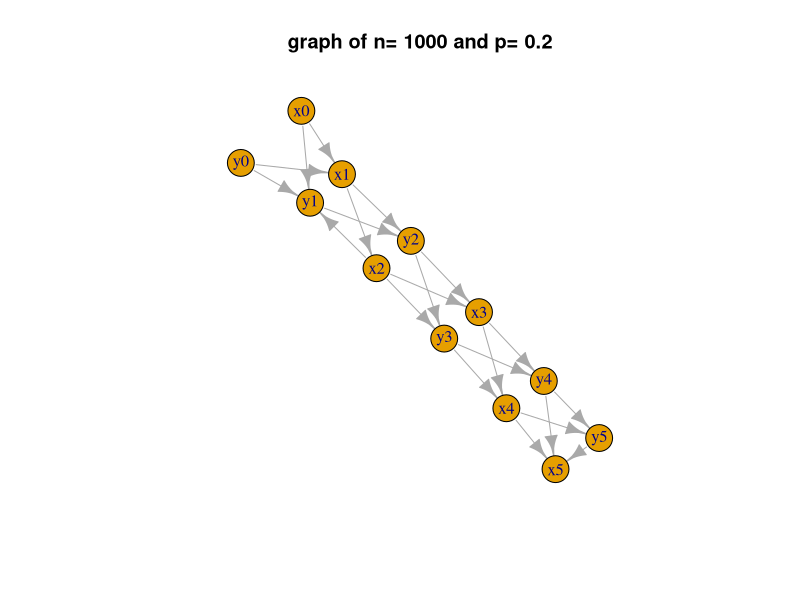
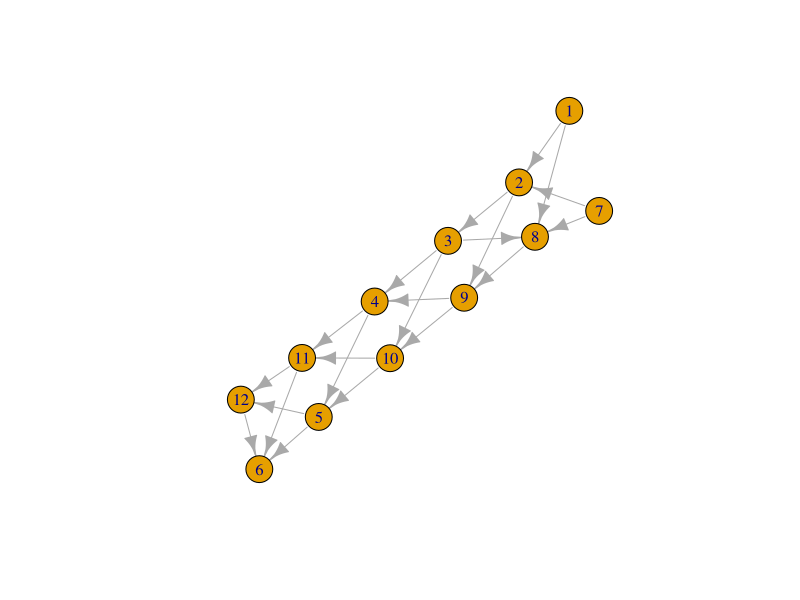
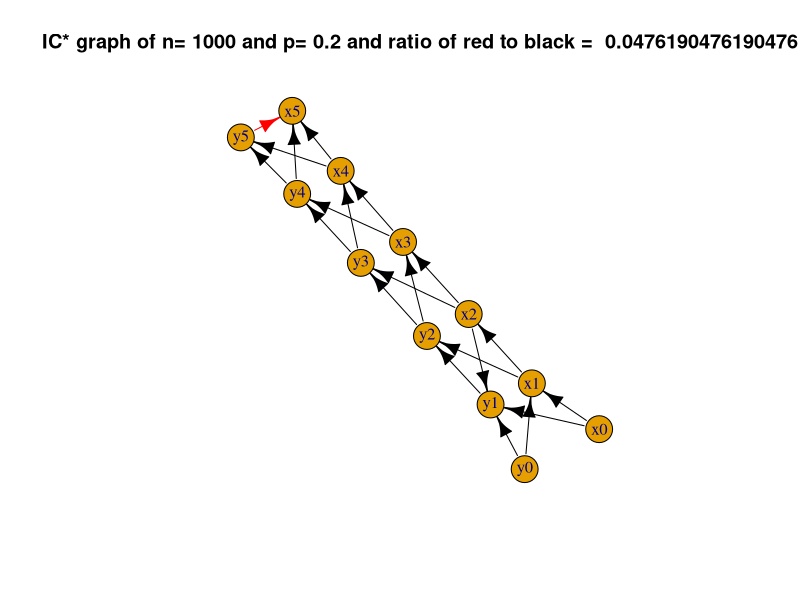

Generate these figures, in order, with R:
library(igraph)

realmat <- matrix(0,12,12)

realmat[1,2] <- 1
realmat[2,3] <- 1
realmat[3,4] <- 1
realmat[4,5] <- 1
realmat[5,6] <- 1


realmat[7,2] <- 1
realmat[8,3] <- 1
realmat[9,4] <- 1
realmat[10,5] <- 1
realmat[11,6] <- 1


realmat[1,8] <- 1
realmat[2,9] <- 1
realmat[3,10] <- 1
realmat[4,11] <- 1
realmat[5,12] <- 1


realmat[7,8] <- 1
realmat[8,9] <- 1
realmat[9,10] <- 1
realmat[10,11] <- 1
realmat[11,12] <- 1

nn = 1000

datamat <- matrix(0, nn, 12) #n = 100
errormat <- matrix(0, nn, 12) #n = 100 #p=0.05, 0.2
datamat[,1] <- rbinom(nn, 1, 0.25) #n=100 
datamat[,7] <- rbinom(nn, 1, 0.25) #n=100 

prob = 0.2
for(i in 1:12){
	errormat[,i] <- rbinom(nn, 1, prob)	
}	

x <- datamat[,1] | datamat[,7]
datamat[(x == T & errormat[,1] == 1),2] <- 0
datamat[(x == T & errormat[,1] == 0),2] <- 1
datamat[(x == F & errormat[,1] == 1),2] <- 1
datamat[(x == F & errormat[,1] == 0),2] <- 0

for(i in 2:6){
	j = i+6
	x <- datamat[,(i-1)] | datamat[,(j-1)]
	datamat[(x == T & errormat[,(i-1)] == 1),i] <- 0
	datamat[(x == T & errormat[,(i-1)] == 0),i] <- 1
	datamat[(x == F & errormat[,(i-1)] == 1),i] <- 1
	datamat[(x == F & errormat[,(i-1)] == 0),i] <- 0
	
	datamat[(x == T & errormat[,(j-1)] == 1),j] <- 0
	datamat[(x == T & errormat[,(j-1)] == 0),j] <- 1
	datamat[(x == F & errormat[,(j-1)] == 1),j] <- 1
	datamat[(x == F & errormat[,(j-1)] == 0),j] <- 0
}	
	

respmat <- matrix(0, 12, 12)
sepsets <- matrix(0, 12, 12)
sepsets <- as.data.frame(sepsets)
for(i in 1:12){
	for(j in i:12){
		#print(i)
		#print(j)
		tmat <- matrix(0, 2, 2)
		tmat[1,1] <- sum(datamat[,i] == 0 & datamat[,j] == 0)
		tmat[1,2] <- sum(datamat[,i] == 1 & datamat[,j] == 0)
		tmat[2,1] <- sum(datamat[,i] == 0 & datamat[,j] == 1)
		tmat[2,2] <- sum(datamat[,i] == 1 & datamat[,j] == 1)
		pv <- chisq.test(tmat)$p.val
		
		if(pv < 0.05){ #they are associated
			xv <- 1:12
			vtolook <- xv[-i]
			vtolook <- vtolook[vtolook!=j]
			res <- matrix(0, 10, 10)
			for(k in 1:9){
				for(m in k:10){
					stratvar <- datamat[,vtolook[k]]
					stratvar2 <- datamat[,vtolook[m]]
					#zeros <- cbind(datamat[stratvar == 0,i], datamat[stratvar==0, j])
					#firsts <- cbind(datamat[stratvar == 1,i], datamat[stratvar==1, j])
					zeros <- cbind(datamat[stratvar==0 & stratvar2==0,i], datamat[stratvar==0 & stratvar2==0,j])
					zeroone <- cbind(datamat[stratvar==0&stratvar2==1,i], datamat[stratvar==0 & stratvar2==1,j])
					onezero <- cbind(datamat[stratvar==1&stratvar2==0,i], datamat[stratvar==1 & stratvar2==0,j])
					firsts <- cbind(datamat[stratvar==1 & stratvar2==1,i], datamat[stratvar==1 & stratvar2==1,j])
				
					zmat <- matrix(0, 2, 2)
					zmat[1,1] <- sum(zeros[,1] == 0 & zeros[,2] == 0) + 1
					zmat[1,2] <- sum(zeros[,1] == 1 & zeros[,2] == 0) + 1
					zmat[2,1] <- sum(zeros[,1] == 0 & zeros[,2] == 1) + 1
					zmat[2,2] <- sum(zeros[,1] == 1 & zeros[,2] == 1) + 1
					zpv <- chisq.test(zmat)$p.val
				
					zomat <- matrix(0,2,2)
					zomat[1,1] <- sum(zeroone[,1] == 0 & zeroone[,2] == 0) + 1
					zomat[1,2] <- sum(zeroone[,1] == 1 & zeroone[,2] == 0) + 1
					zomat[2,1] <- sum(zeroone[,1] == 0 & zeroone[,2] == 1) + 1
					zomat[2,2] <- sum(zeroone[,1] == 1 & zeroone[,2] == 1) + 1
					zopv <- chisq.test(zomat)$p.val
					
					ozmat <- matrix(0,2,2)
					ozmat[1,1] <- sum(onezero[,1] == 0 & onezero[,2] == 0) + 1
					ozmat[1,2] <- sum(onezero[,1] == 1 & onezero[,2] == 0) + 1
					ozmat[2,1] <- sum(onezero[,1] == 0 & onezero[,2] == 1) + 1
					ozmat[2,2] <- sum(onezero[,1] == 1 & onezero[,2] == 1) + 1
					ozpv <- chisq.test(ozmat)$p.val
				
					fmat <- matrix(0,2,2)
					fmat[1,1] <- sum(firsts[,1] == 0 & firsts[,2] == 0) + 1
					fmat[1,2] <- sum(firsts[,1] == 1 & firsts[,2] == 0) + 1
					fmat[2,1] <- sum(firsts[,1] == 0 & firsts[,2] == 1) + 1
					fmat[2,2] <- sum(firsts[,1] == 1 & firsts[,2] == 1) + 1
					fpv <- chisq.test(fmat)$p.val
				
					pvs <- c(zpv, fpv, zopv, ozpv)
					res[k,m] <- sum(pvs <= 0.05)/4	

					if(res[k,m] == 0){ #then vtolook[k] and vtolook[m] are sep sets for i and j
						if(sepsets[i,j] == 0 | sepsets[i,j] == "0"){
							sepsets[i,j] <- paste(vtolook[k], ",", vtolook[m], "|", sep = "")
						}
						else{
							sepsets[i,j] <- paste(sepsets[i,j], vtolook[k], ",", vtolook[m], "|", sep = "")
						}
					}
					
					#if(zpv <= 0.05 & fpv <= 0.05){ #are associated
					#	res[k] <- 1
					#}	
					#else if(zpv > 0.05 & fpv > 0.05){ #are not associated
					#	res[k] <- 0	
					#}
					#else{
					#	res[k] <- 0.5	
					#}		
				}
				
			}	
			#respmat[i,j] <- sum(res)
			if(sum(res == 0) > 46){ #then zero at [i,j] else 1
				respmat[i,j] <- 0
			}else{
				respmat[i,j] <- 1
			}
	
				
		}else{ #not associated
			#do nothing
		}	
			
	}
}	

respmat
for(i in 1:12){
	if(respmat[i,i] == 1){
		respmat[i,i] <- 0	
	}		
}	
sepsets

utrealmat <- realmat
utrealmat[2,7] <- 1
utrealmat[3,8] <- 1
utrealmat[4,9] <- 1
utrealmat[5,10] <- 1
utrealmat[6,11] <- 1
utrealmat[7,2] <- 0
utrealmat[8,3] <- 0
utrealmat[9,4] <- 0
utrealmat[10,5] <- 0
utrealmat[11,6] <- 0

#h0: independent
#hA: not independent

#the higher the number in respmat, the more associated they are.


fullrespmat <- respmat
for(i in 1:11){
	for(j in (i+1):12){
		if(respmat[i,j] == 1){
			fullrespmat[j,i] <- 1
		}
	}		
}

#for each pair of non adjacent variables a and b with common neighbor c, check if c in Sab
#if it is, then continue
#if it is not, then point arrows a -> c <- b
#ufullrespmat <- fullrespmat
#index <- 1:12
#for(i in 1:11){
#	for(j in (i+1):12){
#		if(respmat[i,j] == 0){
#			ineighb <- index[fullrespmat[i,] ==1]
#			jneighb <- index[fullrespmat[j,] ==1]
#			#if(length(ineighb) <= length(jneighb){
#				if((sum(ineighb %in% jneighb) >= 2 | sum(jneighb %in% ineighb) >= 2) & (nchar(sepsets[i,j]) == 1)){
#					next
#				}
#				if(sum(ineighb %in% jneighb) >= 2){
#					ss <- ineighb[ineighb %in% jneighb]
#					rss <- sepsets[i,j]
#					smat <- matrix(0, 2, as.integer(nchar(rss)/4))
#					start <- 0
#					ki <- 1
#					for(k in 1:(as.integer(nchar(rss)))){
#						if(substr(rss, k, k) == ","){
#							smat[1,ki] <- as.numeric(substr(rss, (start+1), (k-1)))
#							start <- k
#						}
#						if(substr(rss, k, k) == "|"){
#							smat[2,ki] <- as.numeric(substr(rss, (start+1), (k-1)))
#							start <- k
#							ki <- ki+1
#						}
#			
#						#ki <- (k-1)*4 + 1
#						#smat[1,k] <- as.numeric(substr(rss, ki, ki))
#						#smat[2,k] <- as.numeric(substr(rss, (ki+2), (ki+2)))
#					}
#					for(k in 1:(length(ss)-1)){
#						for(m in (k+1):length(ss)){
#							if(sum(smat[1,] == ss[k] & smat[2,] == ss[m]) >= 1){
#								#do nothing
#							}else{
#								ufullrespmat[i, ss[k]] <- 1
#								ufullrespmat[i, ss[m]] <- 1
#								ufullrespmat[j, ss[k]] <- 1
#								ufullrespmat[j, ss[m]] <- 1
#								ufullrespmat[ss[k], i] <- 0
#								ufullrespmat[ss[m], i] <- 0
#								ufullrespmat[ss[k], j] <- 0
#								ufullrespmat[ss[m], j] <- 0
#							}
#						}
#					}		
#				}#otherwise, no common neighbors.
#			#}else{
#			#	if(sum(jneighb %in% ineighb) >= 2){
#			#	
#			#	}
#			#}
#		}
#	}
#}

#redo, check c's one at a time
ufullrespmat <- fullrespmat
index <- 1:12
for(i in 1:11){
	for(j in (i+1):12){
		if(respmat[i,j] == 0){
			ineighb <- index[fullrespmat[i,] ==1]
			jneighb <- index[fullrespmat[j,] ==1]
			ss <- ineighb[ineighb %in% jneighb]
			if(length(ss) == 0){
				next	
			}	
			rss <- sepsets[i,j]
			smat <- matrix(0, 2, as.integer(nchar(rss)/4))
			start <- 0
			ki <- 1
			for(k in 1:(as.integer(nchar(rss)))){
				if(substr(rss, k, k) == ","){
					smat[1,ki] <- as.numeric(substr(rss, (start+1), (k-1)))
					start <- k
				}
				if(substr(rss, k, k) == "|"){
					smat[2,ki] <- as.numeric(substr(rss, (start+1), (k-1)))
					start <- k
					ki <- ki+1
				}
	
				#ki <- (k-1)*4 + 1
				#smat[1,k] <- as.numeric(substr(rss, ki, ki))
				#smat[2,k] <- as.numeric(substr(rss, (ki+2), (ki+2)))
			}
			for(k in 1:length(ss)){
				if(!(ss[k] %in% smat)){
					ufullrespmat[i,ss[k]] <- 1
					ufullrespmat[j,ss[k]] <- 1
					ufullrespmat[ss[k],i] <- 0
					ufullrespmat[ss[k],j] <- 0		
				}	 	
			}	
			
		}
	}		
}

#r1
ufrm <- ufullrespmat
for(i in 1:11){
	for(j in (i+1):12){
		if(ufrm[i,j] == ufrm[j,i] & ufrm[i,j] == 1){
			print(paste(i,j))
			ipar <- index[ufrm[,i]==1]
			if(length(ipar) ==0){
				next
			}
			for(k in 1:length(ipar)){
				if(ipar[k] == j){
					next
				}
				if(ufrm[i, ipar[k]] == 0){ #directed edge from parent to i
					ufrm[i,j] <- 1
					ufrm[j,i] <- 0
				}
			}
			jpar <- index[ufrm[,j] ==1]
			if(length(jpar) ==0){
				next
			}
			for(k in 1:length(jpar)){
				if(jpar[k] == i){
					next
				}
				if(ufrm[j, jpar[k]] == 0){ #directed edge from parent to j
					ufrm[j,i] <- 1
					ufrm[i,j] <- 0
				}
			}
		}
	}
}
#I find that after R1, all edges are directed in every case.

#prints undirected edges
for(i in 1:11){
	for(j in (i+1):12){
		if(ufrm[i,j] == ufrm[j,i] & ufrm[i,j] == 1){
			print(paste(i,j))
		}
	}
}
#no edges printed (when nn=1000)!

g1 <- graph.adjacency(realmat, mode = "directed") #what the graph *should be*
#plot(g1)

rownames(ufrm) <- c("x0", "x1", "x2", "x3", "x4", "x5", "y0", "y1", "y2", "y3", "y4", "y5")
colnames(ufrm) <- c("x0", "x1", "x2", "x3", "x4", "x5", "y0", "y1", "y2", "y3", "y4", "y5")

g2 <- graph.adjacency(ufrm, mode = "directed")
plot(g2, main = paste("graph of n=", nn, "and p=", prob)) #end result after IC algo







#IC* algo
ufrm2 <- fullrespmat
index <- 1:12
for(i in 1:11){
	for(j in (i+1):12){
		if(respmat[i,j] == 0){
			ineighb <- index[fullrespmat[i,] ==1]
			jneighb <- index[fullrespmat[j,] ==1]
			ss <- ineighb[ineighb %in% jneighb]
			if(length(ss) == 0){
				next	
			}	
			rss <- sepsets[i,j]
			smat <- matrix(0, 2, as.integer(nchar(rss)/4))
			start <- 0
			ki <- 1
			for(k in 1:(as.integer(nchar(rss)))){
				if(substr(rss, k, k) == ","){
					smat[1,ki] <- as.numeric(substr(rss, (start+1), (k-1)))
					start <- k
				}
				if(substr(rss, k, k) == "|"){
					smat[2,ki] <- as.numeric(substr(rss, (start+1), (k-1)))
					start <- k
					ki <- ki+1
				}
	
				#ki <- (k-1)*4 + 1
				#smat[1,k] <- as.numeric(substr(rss, ki, ki))
				#smat[2,k] <- as.numeric(substr(rss, (ki+2), (ki+2)))
			}
			for(k in 1:length(ss)){
				if(!(ss[k] %in% smat)){
					ufrm2[i,ss[k]] <- 1
					ufrm2[j,ss[k]] <- 1
					ufrm2[ss[k],i] <- 0
					ufrm2[ss[k],j] <- 0		
				}	 	
			}	
			
		}
	}		
}

#r1
for(i in 1:11){
	for(j in (i+1):12){
		if(ufrm2[i,j] == ufrm2[j,i] & ufrm2[i,j] == 1){
			print(paste(i,j))
			ipar <- index[ufrm2[,i]==1]
			if(length(ipar) ==0){
				next
			}
			for(k in 1:length(ipar)){
				if(ipar[k] == j){
					next
				}
				if(ufrm2[i, ipar[k]] == 0){ #directed edge from parent to i
					ufrm2[i,j] <- 2
					ufrm2[j,i] <- 0
				}
			}
			jpar <- index[ufrm[,j] ==1]
			if(length(jpar) ==0){
				next
			}
			for(k in 1:length(jpar)){
				if(jpar[k] == i){
					next
				}
				if(ufrm2[j, jpar[k]] == 0){ #directed edge from parent to j
					ufrm2[j,i] <- 2 #had this as 1?? double check
					ufrm2[i,j] <- 0
				}
			}
		}
	}
}
#where a 2 represents -*->

#prints undirected edges
for(i in 1:11){
	for(j in (i+1):12){
		if(ufrm2[i,j] == ufrm2[j,i] & ufrm2[i,j] == 1){
			print(paste(i,j))
		}
	}
}

ufrm2s <- ufrm2
for(i in 1:12){
	for(j in 1:12){
		if(ufrm2[i,j] == 2){
			print(paste(i,j))
			ufrm2s[i,j] <- 1	
		}		
	}		
}	

g3 <- graph.adjacency(ufrm2s, mode = "directed")
plot(g3)
eg3 <- get.edgelist(g3)
E(g3)$color
for(i in 1:nrow(eg3)){
	if(ufrm2[eg3[i,1], eg3[i,2]] == 2 | ufrm2[eg3[i,2], eg3[i,1]] == 2){
		E(g3)$color[i] <- "red"	
	}
	else{
		E(g3)$color[i] <- "black"	
	}			
}	
collist <- E(g3)$color

rownames(ufrm2s) <- c("x0", "x1", "x2", "x3", "x4", "x5", "y0", "y1", "y2", "y3", "y4", "y5")
colnames(ufrm2s) <- c("x0", "x1", "x2", "x3", "x4", "x5", "y0", "y1", "y2", "y3", "y4", "y5")

g3 <- graph.adjacency(ufrm2s, mode = "directed")
E(g3)$color <- collist
plot(g3, main = paste("IC* graph of n=", nn, "and p=", prob, "and ratio of red to black = ", sum(collist=="red")/length(collist)))


g4 <- graph.adjacency(ufrm2, mode = "directed")















